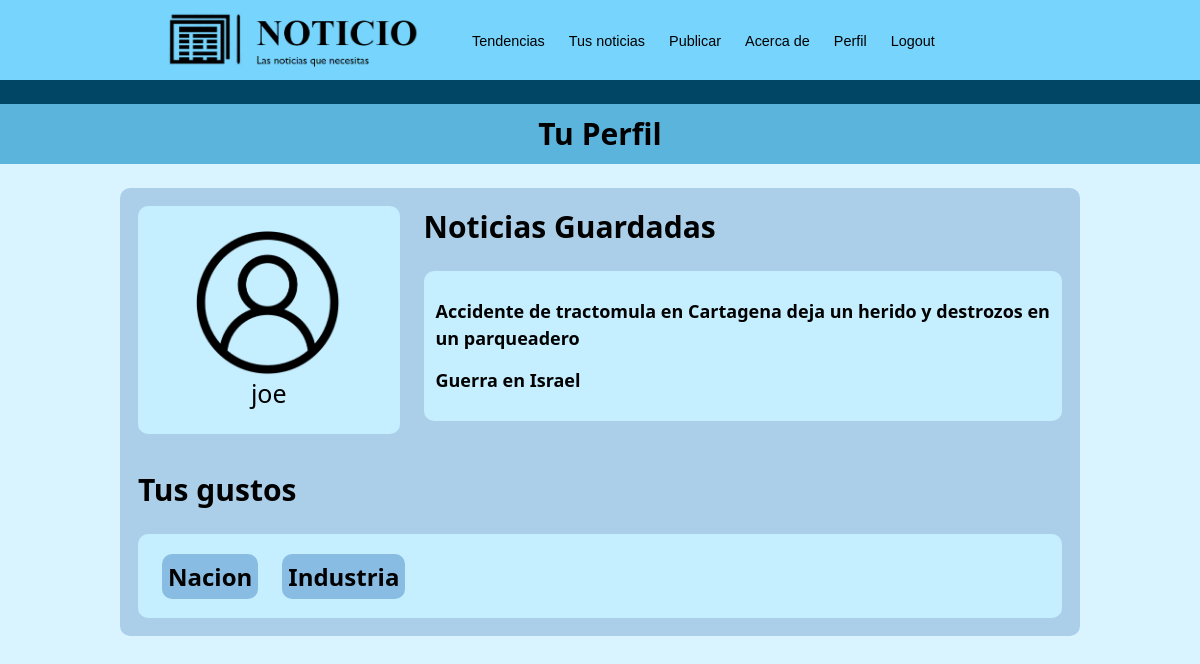
Screenshot of /perfil (signed in) with the database file from the repository.
### main/models.py (models this page shows, shortened)
class CustomUser(AbstractBaseUser, PermissionsMixin):
    username = models.CharField(max_length=12, unique=True)
    TAGS = (
        ('Nacion','Nacion'),
        ("Industria","Industria"),
        ("Economia","Economia"),
        ("Deportes","Deportes"),
        ("Farandula","Farandula"),
        ("Política","Política"),
        ("Mundo","Mundo"),
        ("Opinion","Opinion"),
    )
    preferences = MultiSelectField(max_length= 50, choices = TAGS)
    saved_news = models.ManyToManyField(Noticia, blank=True)
    is_staff = models.BooleanField(default=False)
    is_superuser = models.BooleanField(default=False)
    is_active = models.BooleanField(default=True)
    password2 = models.CharField(max_length=20)
    objects = CustomUserManager()
    USERNAME_FIELD = 'username'

class Noticia(models.Model):
    TAGS = (
        ('Nacion','Nacion'),
        ("Industria","Industria"),
        ("Economia","Economia"),
        ("Deportes","Deportes"),
        ("Farandula","Farandula"),
        ("Política","Política"),
        ("Mundo","Mundo"),
        ("Opinion","Opinion"),
    )
    autor = models.CharField(max_length=30)
    tags = models.CharField(max_length=50, choices = TAGS)
    titulo = models.TextField(max_length=200)
    resumen = models.TextField(max_length=600)
    fecha = models.DateField(auto_now=True)
    user = models.ForeignKey('CustomUser', on_delete=models.CASCADE,null=True,blank=True)
    url = models.CharField(max_length=200, null=True, blank = True)
    contenido = models.TextField(max_length=4000,null=True)
    class Meta:
        ordering = ["fecha"]

### main/views.py (the view)
# urls.py: path('perfil',views.perfil),
def perfil(request):
    user = request.user
    print(type(user.preferences))
    return render(request, 'main/perfil.html', {'usuario':user})

### main/templates/main/perfil.html
{% extends 'main/layouts/nav1.html' %}
{% load static %}
{% block content %}
<div class="contenedor-subtitulo">
    <p class="subtitle">Tu Perfil</p>
</div>
<div class="fondo-perfil">
    <div class="contenedor-perfil">
        <div class="bloque-perfil">
            <img src="{% static 'imagen perfil.png' %}" class="imagen-logo">
            {{user.username}}
        </div>
        <div style="width: -webkit-fill-available;">
            <h2 class="subtitle">Noticias Guardadas</h2>
            <div class="bloque-noticias-guardadas">
                {% for noticia in user.saved_news.all %}
                {% if noticia.url == null %}
                <a class="titulo-noticia" href = '/noticia/{{noticia.id}}' target = "_blank"><h2>{{noticia.titulo}}</h2></a>
                {% else %}
                <a class="titulo-noticia" href = {{noticia.url}} target = "_blank"><h2>{{noticia.titulo}}</h2></a>
                {% endif %}
                {% endfor %}
            </div>
        </div>
    </div>
    <div style="width: -webkit-fill-available">
        <h2 class="subtitle" style="margin: 2vw; margin-left:0px">Tus gustos</h2>
        <div class="contenedor-gustos">
            {% for tag in user.preferences %}
            <h2 class="tag-noticia">{{tag}}</h2>
            {% endfor %}
        </div>
    </div>
</div>
{% endblock %}

### main/static/clases.css (style rules this page uses)
html { scroll-behavior: smooth; }
body { margin: 0px; font-family: system-ui, -apple-system, BlinkMacSystemFont, 'Segoe UI', Roboto, Oxygen, Ubuntu, Cantarell, 'Open Sans', 'Helvetica Neue', sans-serif; min-height: 100vh; background-color: #D9F4FF; }
a { text-decoration: none; color: #1B7095; }
.bloque-noticias-guardadas { padding: 1vw; line-height: 1.5; margin-bottom: 2vw; margin-top: 2vw; border-radius: 10px; font-size: max(25px, 2vw); background-color: #C5EEFF; width: -webkit-fill-available; }
.bloque-noticias-guardadas h2 { font-weight: 600; }
.bloque-perfil { padding: 2vw; border-radius: 10px; font-size: max(25px, 2vw); background-color: #C5EEFF; display: flex; flex-direction: column; align-items: center; height: fit-content; }
.contenedor-subtitulo { display: flex; justify-content: center; align-items: center; background-color: #5BB4DB; width: 100%; height: 5vw; min-height: 40px; position: relative; z-index: 1 }
.contenedor-perfil { display: flex; width: -webkit-fill-available; grid-column-gap: 2vw; }
.contenedor-gustos { display: flex; width: -webkit-fill-available; grid-column-gap: 2vw; background-color: #C5EEFF; border-radius: 10px; padding-left: 2vw; }
.titulo-noticia { text-decoration: none; color: black; font-size: max(10px, 1vw); }
.subtitle { font-size: max(20px, 2.5vw); font-weight: 700; margin: 0px; }
.fondo-perfil { background-color: #ABCFE9; border-radius: 10px; margin-left: 10vw; margin-right: 10vw; margin-top: 2vw; margin-bottom: 2vw; padding: max(15px,1.5vw); display: flex; flex-direction: column; align-items: flex-start; }
.tag-noticia { background-color: #88BCE2; border-radius: 10px; align-self: baseline; padding: max(6px, 0.5vw); }
.imagen-logo { height: fit-content; max-width: 70%; align-self: center; }

### rows the page displays
CustomUser: username "joe"
Noticia: titulo "Accidente de tractomula en Cartagena deja un herido y destrozos en un parqueadero"
Noticia: titulo "Guerra en Israel"

### other values shown
{{ tag }} "Nacion" "Industria"
